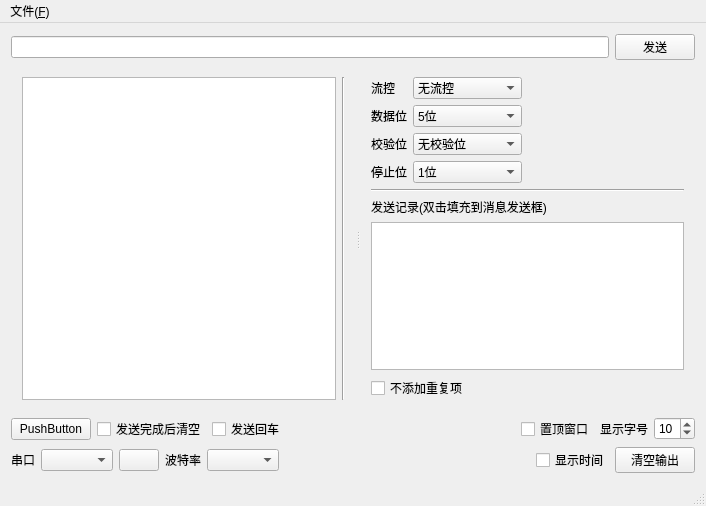
<?xml version="1.0" encoding="UTF-8"?>
<ui version="4.0">
 <class>MainWindow</class>
 <widget class="QMainWindow" name="MainWindow">
  <property name="geometry">
   <rect>
    <x>0</x>
    <y>0</y>
    <width>706</width>
    <height>506</height>
   </rect>
  </property>
  <property name="windowTitle">
   <string>串口监视器</string>
  </property>
  <property name="windowIcon">
   <iconset resource="picture.qrc">
    <normaloff>:/pic/app_logo.png</normaloff>:/pic/app_logo.png</iconset>
  </property>
  <widget class="QWidget" name="centralWidget">
   <layout class="QGridLayout" name="gridLayout_2">
    <item row="0" column="0">
     <layout class="QVBoxLayout" name="verticalLayout_3">
      <item>
       <layout class="QVBoxLayout" name="verticalLayout_2">
        <item>
         <layout class="QHBoxLayout" name="horizontalLayout">
          <item>
           <widget class="QLineEdit" name="message"/>
          </item>
          <item>
           <widget class="QPushButton" name="Send_btn">
            <property name="sizePolicy">
             <sizepolicy hsizetype="Minimum" vsizetype="Fixed">
              <horstretch>0</horstretch>
              <verstretch>0</verstretch>
             </sizepolicy>
            </property>
            <property name="text">
             <string>发送</string>
            </property>
            <property name="icon">
             <iconset resource="picture.qrc">
              <normaloff>:/pic/send.png</normaloff>:/pic/send.png</iconset>
            </property>
            <property name="shortcut">
             <string>Return</string>
            </property>
           </widget>
          </item>
         </layout>
        </item>
        <item>
         <widget class="QSplitter" name="adjustable_splitter">
          <property name="sizePolicy">
           <sizepolicy hsizetype="Preferred" vsizetype="Preferred">
            <horstretch>0</horstretch>
            <verstretch>0</verstretch>
           </sizepolicy>
          </property>
          <property name="layoutDirection">
           <enum>Qt::LeftToRight</enum>
          </property>
          <property name="orientation">
           <enum>Qt::Horizontal</enum>
          </property>
          <widget class="QWidget" name="layoutWidget">
           <layout class="QHBoxLayout" name="horizontalLayout_3">
            <item>
             <widget class="QTextBrowser" name="msg">
              <property name="html">
               <string>&lt;!DOCTYPE HTML PUBLIC &quot;-//W3C//DTD HTML 4.0//EN&quot; &quot;http://www.w3.org/TR/REC-html40/strict.dtd&quot;&gt;
&lt;html&gt;&lt;head&gt;&lt;meta name=&quot;qrichtext&quot; content=&quot;1&quot; /&gt;&lt;style type=&quot;text/css&quot;&gt;
p, li { white-space: pre-wrap; }
&lt;/style&gt;&lt;/head&gt;&lt;body style=&quot; font-family:'SimSun'; font-size:9pt; font-weight:400; font-style:normal;&quot;&gt;
&lt;p style=&quot;-qt-paragraph-type:empty; margin-top:0px; margin-bottom:0px; margin-left:0px; margin-right:0px; -qt-block-indent:0; text-indent:0px;&quot;&gt;&lt;br /&gt;&lt;/p&gt;&lt;/body&gt;&lt;/html&gt;</string>
              </property>
             </widget>
            </item>
            <item>
             <widget class="Line" name="line_2">
              <property name="orientation">
               <enum>Qt::Vertical</enum>
              </property>
             </widget>
            </item>
           </layout>
          </widget>
          <widget class="QWidget" name="layoutWidget">
           <layout class="QVBoxLayout" name="verticalLayout">
            <item>
             <layout class="QGridLayout" name="gridLayout">
              <item row="2" column="1">
               <widget class="QLabel" name="label_7">
                <property name="text">
                 <string>校验位</string>
                </property>
               </widget>
              </item>
              <item row="0" column="2">
               <widget class="QComboBox" name="set_flow_ctrl">
                <item>
                 <property name="text">
                  <string>无流控</string>
                 </property>
                </item>
                <item>
                 <property name="text">
                  <string>硬件流控</string>
                 </property>
                </item>
                <item>
                 <property name="text">
                  <string>软件流控</string>
                 </property>
                </item>
               </widget>
              </item>
              <item row="2" column="2">
               <widget class="QComboBox" name="set_parity_bits">
                <item>
                 <property name="text">
                  <string>无校验位</string>
                 </property>
                </item>
                <item>
                 <property name="text">
                  <string>偶校验</string>
                 </property>
                </item>
                <item>
                 <property name="text">
                  <string>奇校验</string>
                 </property>
                </item>
                <item>
                 <property name="text">
                  <string>校验位始终为0</string>
                 </property>
                </item>
                <item>
                 <property name="text">
                  <string>校验位始终为1</string>
                 </property>
                </item>
               </widget>
              </item>
              <item row="3" column="2">
               <widget class="QComboBox" name="set_stop_bits">
                <item>
                 <property name="text">
                  <string>1位</string>
                 </property>
                </item>
                <item>
                 <property name="text">
                  <string>1.5位</string>
                 </property>
                </item>
                <item>
                 <property name="text">
                  <string>2位</string>
                 </property>
                </item>
               </widget>
              </item>
              <item row="3" column="1">
               <widget class="QLabel" name="label_8">
                <property name="text">
                 <string>停止位</string>
                </property>
               </widget>
              </item>
              <item row="1" column="2">
               <widget class="QComboBox" name="set_data_bits">
                <item>
                 <property name="text">
                  <string>5位</string>
                 </property>
                </item>
                <item>
                 <property name="text">
                  <string>6位</string>
                 </property>
                </item>
                <item>
                 <property name="text">
                  <string>7位</string>
                 </property>
                </item>
                <item>
                 <property name="text">
                  <string>8位</string>
                 </property>
                </item>
               </widget>
              </item>
              <item row="0" column="1">
               <widget class="QLabel" name="label_5">
                <property name="text">
                 <string>流控</string>
                </property>
               </widget>
              </item>
              <item row="1" column="1">
               <widget class="QLabel" name="label_6">
                <property name="text">
                 <string>数据位</string>
                </property>
               </widget>
              </item>
              <item row="0" column="3">
               <spacer name="horizontalSpacer_3">
                <property name="orientation">
                 <enum>Qt::Horizontal</enum>
                </property>
                <property name="sizeHint" stdset="0">
                 <size>
                  <width>40</width>
                  <height>20</height>
                 </size>
                </property>
               </spacer>
              </item>
             </layout>
            </item>
            <item>
             <widget class="Line" name="line">
              <property name="orientation">
               <enum>Qt::Horizontal</enum>
              </property>
             </widget>
            </item>
            <item>
             <widget class="QLabel" name="label_4">
              <property name="text">
               <string>发送记录(双击填充到消息发送框)</string>
              </property>
             </widget>
            </item>
            <item>
             <widget class="QListWidget" name="msg_history"/>
            </item>
            <item>
             <widget class="QCheckBox" name="duplicate_allowed">
              <property name="text">
               <string>不添加重复项</string>
              </property>
             </widget>
            </item>
           </layout>
          </widget>
         </widget>
        </item>
        <item>
         <layout class="QHBoxLayout" name="horizontalLayout_5">
          <item>
           <widget class="QPushButton" name="operate_port_btn">
            <property name="text">
             <string>PushButton</string>
            </property>
           </widget>
          </item>
          <item>
           <widget class="QCheckBox" name="clear_aftersend">
            <property name="text">
             <string>发送完成后清空</string>
            </property>
           </widget>
          </item>
          <item>
           <widget class="QCheckBox" name="is_send_return">
            <property name="text">
             <string>发送回车</string>
            </property>
           </widget>
          </item>
          <item>
           <spacer name="horizontalSpacer_2">
            <property name="orientation">
             <enum>Qt::Horizontal</enum>
            </property>
            <property name="sizeHint" stdset="0">
             <size>
              <width>40</width>
              <height>20</height>
             </size>
            </property>
           </spacer>
          </item>
          <item>
           <widget class="QCheckBox" name="isTop">
            <property name="text">
             <string>置顶窗口</string>
            </property>
           </widget>
          </item>
          <item>
           <widget class="QLabel" name="label_3">
            <property name="text">
             <string>显示字号</string>
            </property>
           </widget>
          </item>
          <item>
           <widget class="QSpinBox" name="font_size">
            <property name="value">
             <number>10</number>
            </property>
           </widget>
          </item>
         </layout>
        </item>
        <item>
         <layout class="QHBoxLayout" name="horizontalLayout_4">
          <item>
           <widget class="QLabel" name="label">
            <property name="text">
             <string>串口</string>
            </property>
           </widget>
          </item>
          <item>
           <widget class="QComboBox" name="port_list"/>
          </item>
          <item>
           <widget class="QPushButton" name="refrush">
            <property name="toolTip">
             <string>&lt;html&gt;&lt;head/&gt;&lt;body&gt;&lt;p&gt;刷新串口&lt;/p&gt;&lt;/body&gt;&lt;/html&gt;</string>
            </property>
            <property name="text">
             <string/>
            </property>
            <property name="icon">
             <iconset resource="picture.qrc">
              <normaloff>:/pic/refrush.png</normaloff>:/pic/refrush.png</iconset>
            </property>
           </widget>
          </item>
          <item>
           <widget class="QLabel" name="label_2">
            <property name="text">
             <string>波特率</string>
            </property>
           </widget>
          </item>
          <item>
           <widget class="QComboBox" name="BaudRate"/>
          </item>
          <item>
           <spacer name="horizontalSpacer">
            <property name="orientation">
             <enum>Qt::Horizontal</enum>
            </property>
            <property name="sizeHint" stdset="0">
             <size>
              <width>40</width>
              <height>20</height>
             </size>
            </property>
           </spacer>
          </item>
          <item>
           <widget class="QCheckBox" name="isShowTime">
            <property name="text">
             <string>显示时间</string>
            </property>
            <property name="tristate">
             <bool>false</bool>
            </property>
           </widget>
          </item>
          <item>
           <widget class="QPushButton" name="clear">
            <property name="text">
             <string>清空输出</string>
            </property>
           </widget>
          </item>
         </layout>
        </item>
       </layout>
      </item>
     </layout>
    </item>
   </layout>
   <zorder></zorder>
  </widget>
  <widget class="QMenuBar" name="menuBar">
   <property name="geometry">
    <rect>
     <x>0</x>
     <y>0</y>
     <width>706</width>
     <height>26</height>
    </rect>
   </property>
   <widget class="QMenu" name="menu_F">
    <property name="title">
     <string>文件(&amp;F)</string>
    </property>
    <addaction name="operate_port"/>
    <addaction name="save_msg"/>
    <addaction name="clear_history"/>
    <addaction name="separator"/>
    <addaction name="exit"/>
   </widget>
   <addaction name="menu_F"/>
  </widget>
  <widget class="QStatusBar" name="statusBar"/>
  <action name="save_msg">
   <property name="icon">
    <iconset resource="picture.qrc">
     <normaloff>:/pic/save.png</normaloff>:/pic/save.png</iconset>
   </property>
   <property name="text">
    <string>保存</string>
   </property>
  </action>
  <action name="exit">
   <property name="icon">
    <iconset resource="picture.qrc">
     <normaloff>:/pic/exit.png</normaloff>:/pic/exit.png</iconset>
   </property>
   <property name="text">
    <string>退出</string>
   </property>
  </action>
  <action name="operate_port">
   <property name="text">
    <string>_</string>
   </property>
  </action>
  <action name="clear_history">
   <property name="icon">
    <iconset resource="picture.qrc">
     <normaloff>:/pic/history.png</normaloff>:/pic/history.png</iconset>
   </property>
   <property name="text">
    <string>清除发送记录</string>
   </property>
  </action>
 </widget>
 <layoutdefault spacing="6" margin="11"/>
 <resources>
  <include location="picture.qrc"/>
 </resources>
 <connections>
  <connection>
   <sender>exit</sender>
   <signal>triggered()</signal>
   <receiver>MainWindow</receiver>
   <slot>close()</slot>
   <hints>
    <hint type="sourcelabel">
     <x>-1</x>
     <y>-1</y>
    </hint>
    <hint type="destinationlabel">
     <x>200</x>
     <y>154</y>
    </hint>
   </hints>
  </connection>
  <connection>
   <sender>clear</sender>
   <signal>clicked()</signal>
   <receiver>msg</receiver>
   <slot>clear()</slot>
   <hints>
    <hint type="sourcelabel">
     <x>645</x>
     <y>451</y>
    </hint>
    <hint type="destinationlabel">
     <x>181</x>
     <y>234</y>
    </hint>
   </hints>
  </connection>
  <connection>
   <sender>clear_history</sender>
   <signal>triggered()</signal>
   <receiver>msg_history</receiver>
   <slot>clear()</slot>
   <hints>
    <hint type="sourcelabel">
     <x>-1</x>
     <y>-1</y>
    </hint>
    <hint type="destinationlabel">
     <x>524</x>
     <y>302</y>
    </hint>
   </hints>
  </connection>
 </connections>
</ui>
